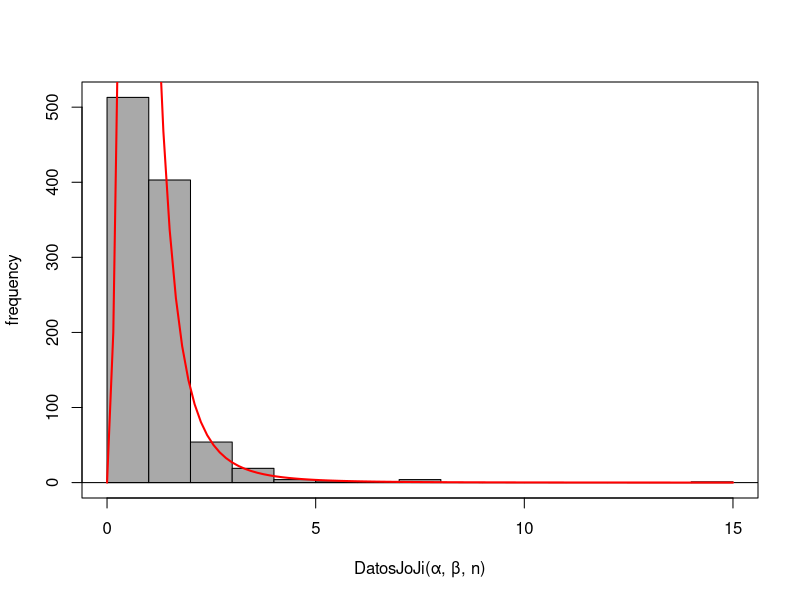
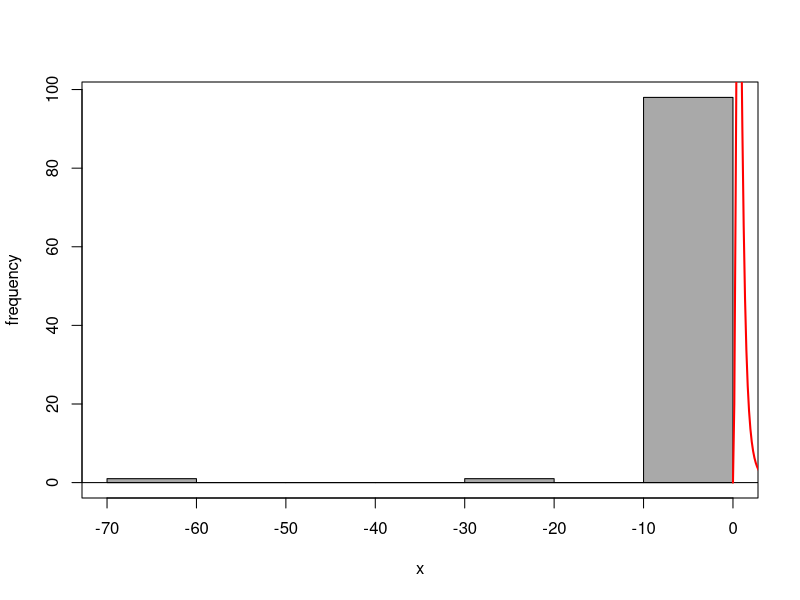
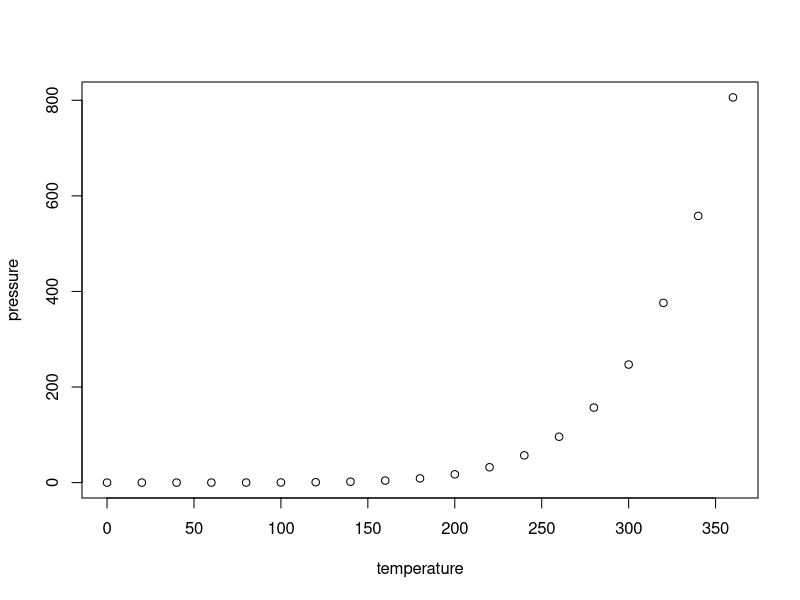

Recreate these plots in R, in order.
## ---- chunk 1
library("ggplot2")
library("dplyr")          # load
library("RcmdrMisc")
## ---- chunk 2

DatosJoJi <- function(α,β,n){
  
# Generar "n" datos uniforme (0,1):
VectorUnif<-runif(n,0,1)

# Generar datos de la distribucion Jodra y Jimenez mediante la funcion cuantil:
JoJi <- ((β*(-VectorUnif) - 1)/(β^2*(VectorUnif - 1)))^(1/α)

return(JoJi)

}


α=3; 
β=2;
n=1000;


#x<-DatosJoJi(α,β,n)

Hist(DatosJoJi(α,β,n), scale="frequency", breaks="Sturges", col="darkgray")


# Funcion de densidad:
PdfX<- function(x){ return(n*((α*(1 + β)*x^(α-1))/(1 + β*x^α)^2)) }
curve(PdfX(x), from=0, to=15, lwd=2, cex = 1.1, col="red",add=TRUE)


## ---- chunk 3

DatosJoJi <- function(α,β,n){
  
# Generar "m" datos uniforme (0,1):
VectorUnif<-runif(n,0,1)

# Generar datos de la distribucion Jodra y Jimenez mediante la funcion cuantil:
JoJi <- (-(β + β*VectorUnif + 1)/(β^2*VectorUnif))^(1/α)

return(JoJi)

}

x<-DatosJoJi(1,3,100)

Hist(x, scale="frequency", breaks="Sturges", col="darkgray")

# Funcion de densidad:
α=3; 
β=2;
n=100;
PdfX<- function(x){ n*((α*(1 + β)*x^(α-1))/(1 + β*x^α)^2) }
curve(PdfX(x), from=0, to=15, lwd=2, cex = 1.1, col="red",add=TRUE)
## ---- chunk 4
plot(pressure)
